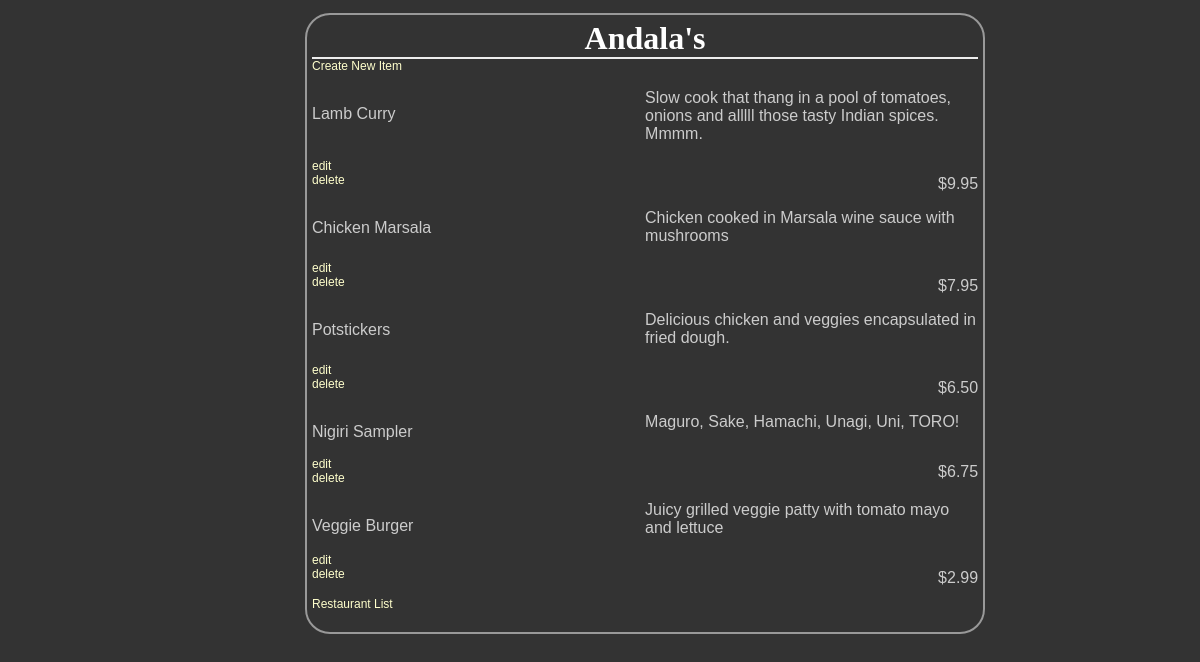
Page /restaurants/6/ on the earlier database version.
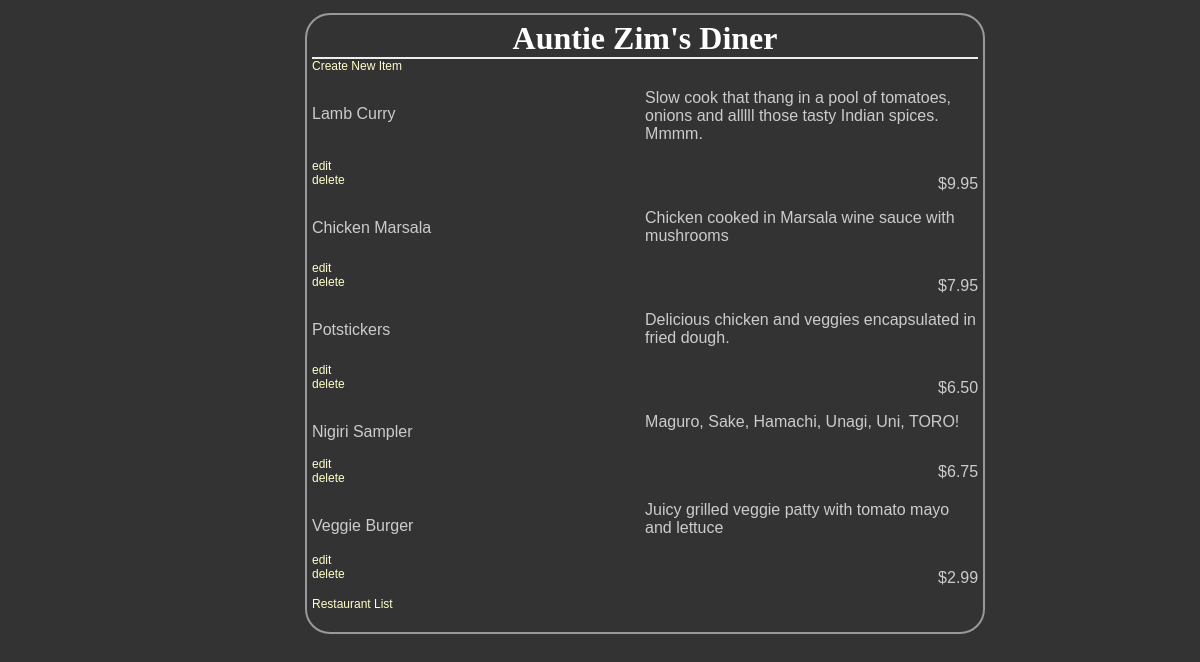
Same page on the later database version.
### database_setup.py (models this page shows)
class Restaurant(Base):
    __tablename__ = 'restaurant'
    name = Column(String(80), nullable = False)
    id = Column(Integer, primary_key = True)

### project.py (the view)
@app.route('/restaurants/<int:restaurant_id>/')
def restaurantMenu(restaurant_id = None):
    restaurant = session.query(Restaurant).filter_by(id = restaurant_id).first()
    if restaurant:
        items = session.query(MenuItem).filter_by(restaurant_id = restaurant.id)
        return render_template('menu.html', restaurant=restaurant, items=items)
    else:
        output = ''
        output += "<html><head><title>List Menu Items</title></head><body>"
        output += "<h2>No restaurant data found for ID#{0}</h2></body>".format(restaurant_id)
        return output

### templates/menu.html (shortened to what this page needs)
<html>
<head>
    <link rel=stylesheet type=text/css href="{{ url_for('static', filename='styles.css') }}">
</head>
<body>
    <div class = 'pane'>
        <div class = 'header'>
        <h1>{{ restaurant.name }}</h1>
    </div>
    <a href = "{{url_for('newMenuItem', restaurant_id = restaurant.id) }}">Create New Item</a>
    {% for i in items %}
        <div class = 'nameAndPrice'>
            <span class = 'name'><p>{{i.name}}</p></span>
            <span class = 'description'><p>{{i.description}}</p></span>
            <span class = 'price'><p>{{i.price}} </p></span>
        </div>
        <div class = "editdeletepane">
            <a href='{{url_for("editMenuItem", restaurant_id = restaurant.id, menu_id = i.id) }}'>edit</a>
            <a href='{{url_for("deleteMenuItem", restaurant_id = restaurant.id, menu_id = i.id ) }}'>delete</a>
        </div>
    {% endfor %}
    <p>
        <a href= "{{url_for('listRestaurants')}}">Restaurant List</a>
    </p>
</body>
</html>

Differences in the rows shown:
changed Restaurant: name "Andala's" → "Auntie Zim's Diner"
